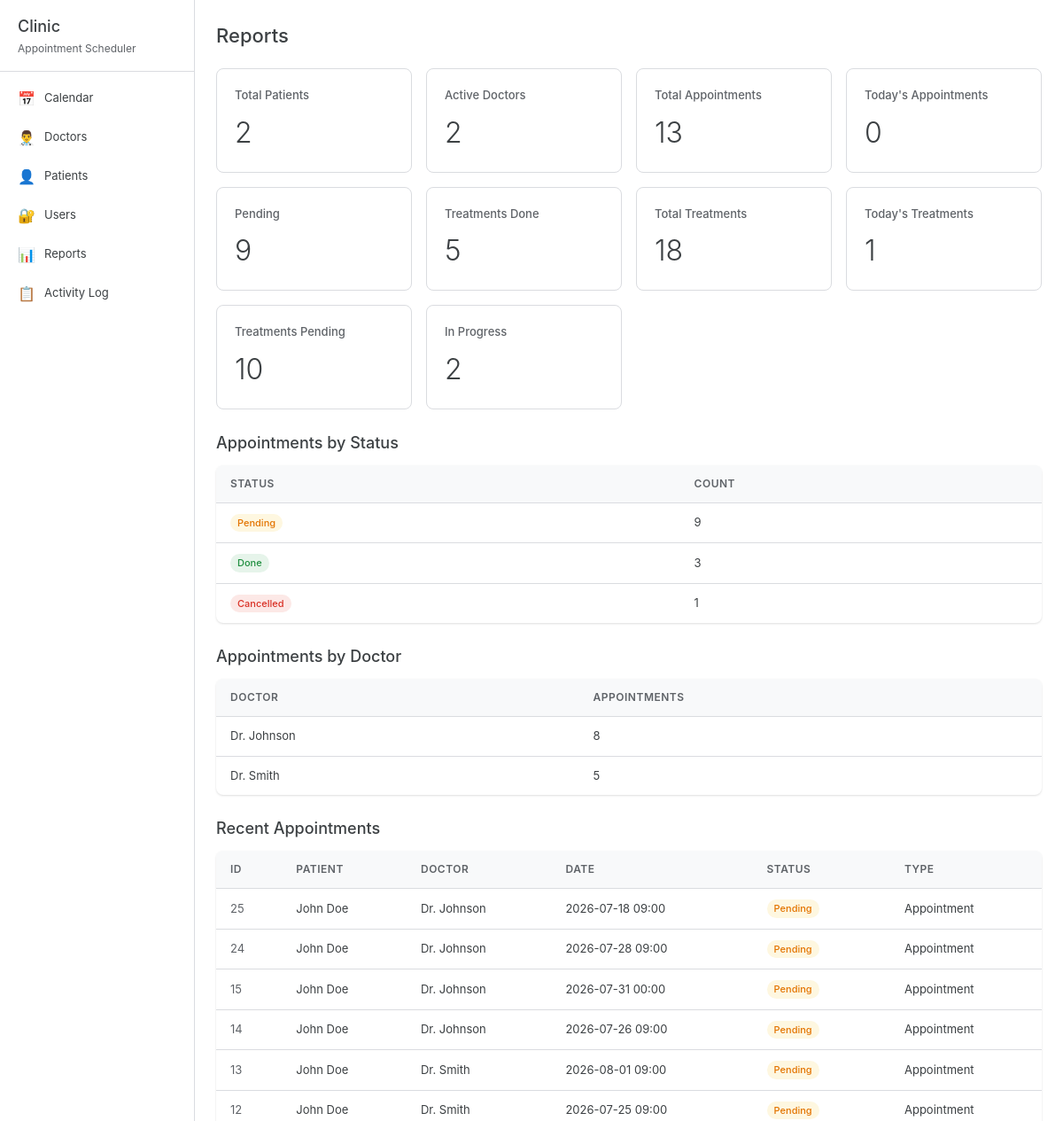
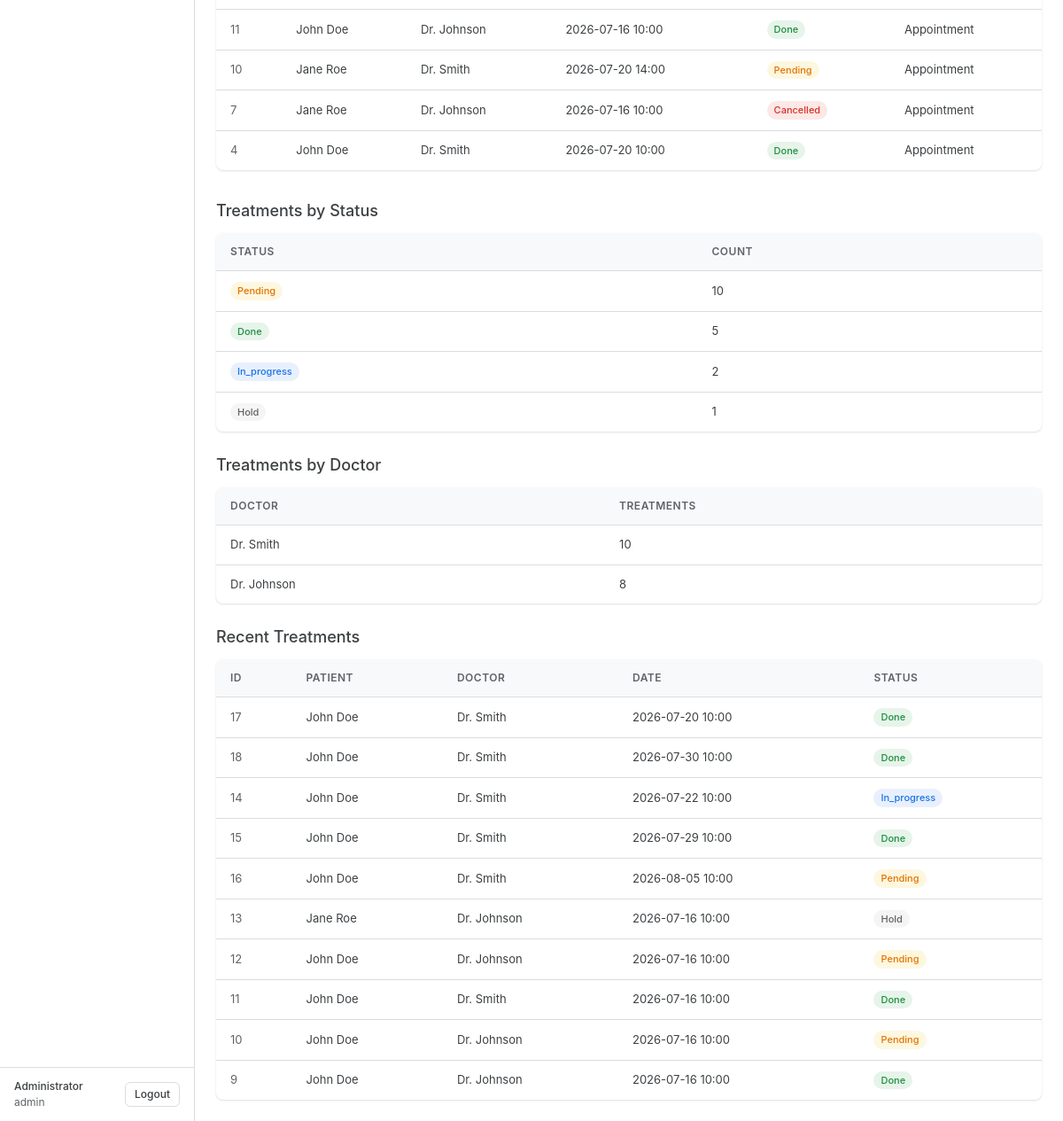
Screenshot of /admin/reports.php (signed in) with the database file from the repository (2 pictures, top to bottom).
### tables this page shows
CREATE TABLE appointments (
    id INTEGER PRIMARY KEY AUTOINCREMENT,
    patient_id INTEGER NOT NULL,
    doctor_id INTEGER,
    title TEXT NOT NULL DEFAULT '',
    date TEXT NOT NULL,
    start_time TEXT NOT NULL,
    end_time TEXT NOT NULL,
    status TEXT NOT NULL DEFAULT 'pending' CHECK(status IN ('pending','confirmed','done','postponed','rescheduled','hold','cancelled')),
    type TEXT NOT NULL DEFAULT 'appointment' CHECK(type IN ('appointment','treatment')),
    notes TEXT DEFAULT '',
    created_by INTEGER,
    created_at DATETIME DEFAULT CURRENT_TIMESTAMP,
    updated_at DATETIME DEFAULT CURRENT_TIMESTAMP,
    FOREIGN KEY (patient_id) REFERENCES patients(id) ON DELETE CASCADE,
    FOREIGN KEY (doctor_id) REFERENCES doctors(id) ON DELETE SET NULL,
    FOREIGN KEY (created_by) REFERENCES users(id) ON DELETE SET NULL
);

CREATE TABLE patients (
    id INTEGER PRIMARY KEY AUTOINCREMENT,
    name TEXT NOT NULL,
    phone TEXT DEFAULT '',
    email TEXT DEFAULT '',
    notes TEXT DEFAULT '',
    created_at DATETIME DEFAULT CURRENT_TIMESTAMP
);

CREATE TABLE doctors (
    id INTEGER PRIMARY KEY AUTOINCREMENT,
    name TEXT NOT NULL,
    specialization TEXT NOT NULL DEFAULT '',
    color TEXT NOT NULL DEFAULT '#4A90D9',
    phone TEXT DEFAULT '',
    email TEXT DEFAULT '',
    is_active INTEGER NOT NULL DEFAULT 1,
    created_at DATETIME DEFAULT CURRENT_TIMESTAMP
);

CREATE TABLE treatments (
    id INTEGER PRIMARY KEY AUTOINCREMENT,
    appointment_id INTEGER,
    patient_id INTEGER NOT NULL,
    doctor_id INTEGER,
    date TEXT NOT NULL,
    start_time TEXT NOT NULL,
    end_time TEXT NOT NULL,
    status TEXT NOT NULL DEFAULT 'pending' CHECK(status IN ('pending','in_progress','done','postponed','hold')),
    notes TEXT DEFAULT '',
    created_by INTEGER,
    created_at DATETIME DEFAULT CURRENT_TIMESTAMP,
    updated_at DATETIME DEFAULT CURRENT_TIMESTAMP,
    FOREIGN KEY (appointment_id) REFERENCES appointments(id) ON DELETE SET NULL,
    FOREIGN KEY (patient_id) REFERENCES patients(id) ON DELETE CASCADE,
    FOREIGN KEY (doctor_id) REFERENCES doctors(id) ON DELETE SET NULL,
    FOREIGN KEY (created_by) REFERENCES users(id) ON DELETE SET NULL
);

### admin/reports.php (the view, shortened to what this page needs)
<?php
$db = getDB();
$totalPatients = $db->query("SELECT COUNT(*) as c FROM patients")->fetch()['c'];
$totalDoctors = $db->query("SELECT COUNT(*) as c FROM doctors WHERE is_active=1")->fetch()['c'];
$totalAppointments = $db->query("SELECT COUNT(*) as c FROM appointments")->fetch()['c'];
$todayAppointments = $db->query("SELECT COUNT(*) as c FROM appointments WHERE date = date('now')")->fetch()['c'];
$pendingAppointments = $db->query("SELECT COUNT(*) as c FROM appointments WHERE status = 'pending'")->fetch()['c'];
$doneTreatments = $db->query("SELECT COUNT(*) as c FROM treatments WHERE status = 'done'")->fetch()['c'];
$totalTreatments = $db->query("SELECT COUNT(*) as c FROM treatments")->fetch()['c'];
$todayTreatments = $db->query("SELECT COUNT(*) as c FROM treatments WHERE date = date('now')")->fetch()['c'];
$pendingTreatments = $db->query("SELECT COUNT(*) as c FROM treatments WHERE status = 'pending'")->fetch()['c'];
$inProgressTreatments = $db->query("SELECT COUNT(*) as c FROM treatments WHERE status = 'in_progress'")->fetch()['c'];
$byStatus = $db->query("SELECT status, COUNT(*) as c FROM appointments GROUP BY status ORDER BY c DESC")->fetchAll();
$byDoctor = $db->query("
    SELECT d.name, COUNT(a.id) as c
    FROM appointments a
    JOIN doctors d ON a.doctor_id = d.id
    GROUP BY a.doctor_id
    ORDER BY c DESC
")->fetchAll();
$recent = $db->query("
    SELECT a.*, p.name as patient_name, d.name as doctor_name
    FROM appointments a
    LEFT JOIN patients p ON a.patient_id = p.id
    LEFT JOIN doctors d ON a.doctor_id = d.id
    ORDER BY a.created_at DESC
    LIMIT 10
")->fetchAll();
?>
<!DOCTYPE html>
<html lang="en">
<head>
    <link rel="stylesheet" href="../assets/css/style.css">
</head>
<body>
    <div class="app-layout">
        <?php include __DIR__ . '/../sidebar.php'; ?>
        <div class="main-content">
            <div class="page-content">
                <div class="page-header">
                    <h1>Reports</h1>
                </div>
                <div class="report-grid">
                    <div class="report-card">
                        <h3>Total Patients</h3>
                        <div class="number"><?= $totalPatients ?></div>
                    </div>
                    <div class="report-card">
                        <h3>Active Doctors</h3>
                        <div class="number"><?= $totalDoctors ?></div>
                    </div>
                    <div class="report-card">
                        <h3>Total Appointments</h3>
                        <div class="number"><?= $totalAppointments ?></div>
                    </div>
                    <div class="report-card">
                        <h3>Today's Appointments</h3>
                        <div class="number"><?= $todayAppointments ?></div>
                    </div>
                    <div class="report-card">
                        <h3>Pending</h3>
                        <div class="number"><?= $pendingAppointments ?></div>
                    </div>
                    <div class="report-card">
                        <h3>Treatments Done</h3>
                        <div class="number"><?= $doneTreatments ?></div>
                    </div>
                    <div class="report-card">
                        <h3>Total Treatments</h3>
                        <div class="number"><?= $totalTreatments ?></div>
                    </div>
                    <div class="report-card">
                        <h3>Today's Treatments</h3>
                        <div class="number"><?= $todayTreatments ?></div>
                    </div>
                    <div class="report-card">
                        <h3>Treatments Pending</h3>
                        <div class="number"><?= $pendingTreatments ?></div>
                    </div>
                    <div class="report-card">
                        <h3>In Progress</h3>
                        <div class="number"><?= $inProgressTreatments ?></div>
                    </div>
                </div>
                <h2 style="font-size:18px;font-weight:500;margin-bottom:12px">Appointments by Status</h2>
                <table class="data-table" style="margin-bottom:24px">
                    <thead>
                        <tr><th>Status</th><th>Count</th></tr>
                    </thead>
                    <tbody>
                        <?php foreach ($byStatus as $s): ?>
                        <tr>
                            <td><span class="status-badge <?= 'status-' . $s['status'] ?>"><?= htmlspecialchars(ucfirst($s['status'])) ?></span></td>
                            <td><?= $s['c'] ?></td>
                        </tr>
                        <?php endforeach; ?>
                    </tbody>
                </table>
                <h2 style="font-size:18px;font-weight:500;margin-bottom:12px">Appointments by Doctor</h2>
                <table class="data-table" style="margin-bottom:24px">
                    <thead>
                        <tr><th>Doctor</th><th>Appointments</th></tr>
                    </thead>
                    <tbody>
                        <?php foreach ($byDoctor as $d): ?>
                        <tr><td><?= htmlspecialchars($d['name']) ?></td><td><?= $d['c'] ?></td></tr>
                        <?php endforeach; ?>
                    </tbody>
                </table>
                <h2 style="font-size:18px;font-weight:500;margin-bottom:12px">Recent Appointments</h2>
                <table class="data-table" style="margin-bottom:24px">
                    <thead>
                        <tr><th>ID</th><th>Patient</th><th>Doctor</th><th>Date</th><th>Status</th><th>Type</th></tr>
                    </thead>
                    <tbody>
                        <?php foreach ($recent as $r): ?>
                        <tr>
                            <td style="color:var(--text-secondary)"><?= $r['id'] ?></td>
                            <td><?= htmlspecialchars($r['patient_name']) ?></td>
                            <td><?= htmlspecialchars($r['doctor_name'] ?: '-') ?></td>
                            <td><?= htmlspecialchars($r['date']) ?> <?= htmlspecialchars($r['start_time']) ?></td>
                            <td><span class="status-badge <?= 'status-' . $r['status'] ?>"><?= htmlspecialchars(ucfirst($r['status'])) ?></span></td>
                            <td><?= htmlspecialchars(ucfirst($r['type'])) ?></td>
                        </tr>
                        <?php endforeach; ?>
                    </tbody>
                </table>
                <?php
                $txByStatus = $db->query("SELECT status, COUNT(*) as c FROM treatments GROUP BY status ORDER BY c DESC")->fetchAll();
                $txByDoctor = $db->query("
                    SELECT d.name, COUNT(t.id) as c
                    FROM treatments t
                    JOIN doctors d ON t.doctor_id = d.id
                    GROUP BY t.doctor_id
                    ORDER BY c DESC
                ")->fetchAll();
                $recentTx = $db->query("
                    SELECT t.*, p.name as patient_name, d.name as doctor_name
                    FROM treatments t
                    LEFT JOIN patients p ON t.patient_id = p.id
                    LEFT JOIN doctors d ON t.doctor_id = d.id
                    ORDER BY t.created_at DESC
                    LIMIT 10
                ")->fetchAll();
                ?>
                <h2 style="font-size:18px;font-weight:500;margin-bottom:12px;margin-top:32px">Treatments by Status</h2>
                <table class="data-table" style="margin-bottom:24px">
                    <thead><tr><th>Status</th><th>Count</th></tr></thead>
                    <tbody>
                        <?php foreach ($txByStatus as $s): ?>
                        <tr>
                            <td><span class="status-badge <?= 'status-' . $s['status'] ?>"><?= htmlspecialchars(ucfirst($s['status'])) ?></span></td>
                            <td><?= $s['c'] ?></td>
                        </tr>
                        <?php endforeach; ?>
                    </tbody>
                </table>
                <h2 style="font-size:18px;font-weight:500;margin-bottom:12px">Treatments by Doctor</h2>
                <table class="data-table" style="margin-bottom:24px">
                    <thead><tr><th>Doctor</th><th>Treatments</th></tr></thead>
                    <tbody>
                        <?php foreach ($txByDoctor as $d): ?>
                        <tr><td><?= htmlspecialchars($d['name']) ?></td><td><?= $d['c'] ?></td></tr>
                        <?php endforeach; ?>
                    </tbody>
                </table>
                <h2 style="font-size:18px;font-weight:500;margin-bottom:12px">Recent Treatments</h2>
                <table class="data-table">
                    <thead><tr><th>ID</th><th>Patient</th><th>Doctor</th><th>Date</th><th>Status</th></tr></thead>
                    <tbody>
                        <?php foreach ($recentTx as $r): ?>
                        <tr>
                            <td style="color:var(--text-secondary)"><?= $r['id'] ?></td>
                            <td><?= htmlspecialchars($r['patient_name']) ?></td>
                            <td><?= htmlspecialchars($r['doctor_name'] ?: '-') ?></td>
                            <td><?= htmlspecialchars($r['date']) ?> <?= htmlspecialchars($r['start_time']) ?></td>
                            <td><span class="status-badge <?= 'status-' . $r['status'] ?>"><?= htmlspecialchars(ucfirst($r['status'])) ?></span></td>
                        </tr>
                        <?php endforeach; ?>
                    </tbody>
                </table>
            </div>
        </div>
    </div>
</body>
</html>

### assets/css/style.css (style rules this page uses)
* { margin: 0; padding: 0; box-sizing: border-box; }
:root { --white: #FFFFFF; --bg: #F8F9FA; --border: #DADCE0; --text: #3C4043; --text-secondary: #5F6368; --primary: #1A73E8; --primary-hover: #1557B0; --danger: #D93025; --success: #1E8E3E; --warning: #F9AB00; --gray: #9AA0A6; --hover: #F1F3F4; --shadow: 0 1px 3px rgba(0,0,0,0.08), 0 1px 2px rgba(0,0,0,0.06); --radius: 8px; }
body { font-family: -apple-system, BlinkMacSystemFont, 'Segoe UI', Roboto, Oxygen, Ubuntu, sans-serif; background: var(--white); color: var(--text); line-height: 1.5; font-size: 14px; }
.app-layout { display: flex; height: 100vh; }
.main-content { flex: 1; display: flex; flex-direction: column; overflow: hidden; }
.status-badge { display: inline-block; padding: 2px 8px; border-radius: 12px; font-size: 11px; font-weight: 500; }
.status-pending { background: #FEF7E0; color: #E37400; }
.status-done { background: #E6F4EA; color: #1E8E3E; }
.status-hold { background: #F5F5F5; color: #616161; }
.status-cancelled { background: #FCE8E6; color: #D93025; }
.status-in_progress { background: #E8F0FE; color: #1A73E8; }
.page-content { padding: 24px; overflow-y: auto; flex: 1; }
.page-header { display: flex; align-items: center; justify-content: space-between; margin-bottom: 20px; }
.page-header h1 { font-size: 22px; font-weight: 500; }
.data-table { width: 100%; border-collapse: collapse; background: var(--white); border-radius: var(--radius); overflow: hidden; box-shadow: var(--shadow); }
.data-table th { text-align: left; padding: 12px 16px; font-size: 12px; font-weight: 600; color: var(--text-secondary); text-transform: uppercase; letter-spacing: 0.5px; background: var(--bg); border-bottom: 1px solid var(--border); }
.data-table td { padding: 12px 16px; border-bottom: 1px solid var(--border); font-size: 13px; }
.data-table tr:last-child td { border-bottom: none; }
.report-grid { display: grid; grid-template-columns: repeat(auto-fit, minmax(200px, 1fr)); gap: 16px; margin-bottom: 24px; }
.report-card { background: var(--white); border: 1px solid var(--border); border-radius: var(--radius); padding: 20px; }
.report-card h3 { font-size: 13px; font-weight: 500; color: var(--text-secondary); margin-bottom: 8px; }
.report-card .number { font-size: 32px; font-weight: 300; color: var(--text); }

### rows the page displays
appointments: id "25", patient.name "John Doe", doctor.name "Dr. Johnson", date "2026-07-18", start_time "09:00", status "Pending", type "Appointment"
appointments: id "24", patient.name "John Doe", doctor.name "Dr. Johnson", date "2026-07-28", start_time "09:00", status "Pending", type "Appointment"
appointments: id "15", patient.name "John Doe", doctor.name "Dr. Johnson", date "2026-07-31", start_time "00:00", status "Pending", type "Appointment"
appointments: id "14", patient.name "John Doe", doctor.name "Dr. Johnson", date "2026-07-26", start_time "09:00", status "Pending", type "Appointment"
appointments: id "13", patient.name "John Doe", doctor.name "Dr. Smith", date "2026-08-01", start_time "09:00", status "Pending", type "Appointment"
appointments: id "12", patient.name "John Doe", doctor.name "Dr. Smith", date "2026-07-25", start_time "09:00", status "Pending", type "Appointment"
appointments: id "11", patient.name "John Doe", doctor.name "Dr. Johnson", date "2026-07-16", start_time "10:00", status "Done", type "Appointment"
appointments: id "10", patient.name "Jane Roe", doctor.name "Dr. Smith", date "2026-07-20", start_time "14:00", status "Pending", type "Appointment"
appointments: id "7", patient.name "Jane Roe", doctor.name "Dr. Johnson", date "2026-07-16", start_time "10:00", status "Cancelled", type "Appointment"
appointments: id "4", patient.name "John Doe", doctor.name "Dr. Smith", date "2026-07-20", start_time "10:00", status "Done", type "Appointment"
treatments: id "17", patient.name "John Doe", doctor.name "Dr. Smith", date "2026-07-20", start_time "10:00", status "Done"
treatments: id "18", patient.name "John Doe", doctor.name "Dr. Smith", date "2026-07-30", start_time "10:00", status "Done"
treatments: id "14", patient.name "John Doe", doctor.name "Dr. Smith", date "2026-07-22", start_time "10:00", status "In_progress"
treatments: id "15", patient.name "John Doe", doctor.name "Dr. Smith", date "2026-07-29", start_time "10:00", status "Done"
treatments: id "16", patient.name "John Doe", doctor.name "Dr. Smith", date "2026-08-05", start_time "10:00", status "Pending"
treatments: id "13", patient.name "Jane Roe", doctor.name "Dr. Johnson", date "2026-07-16", start_time "10:00", status "Hold"
treatments: id "12", patient.name "John Doe", doctor.name "Dr. Johnson", date "2026-07-16", start_time "10:00", status "Pending"
treatments: id "11", patient.name "John Doe", doctor.name "Dr. Smith", date "2026-07-16", start_time "10:00", status "Done"
treatments: id "10", patient.name "John Doe", doctor.name "Dr. Johnson", date "2026-07-16", start_time "10:00", status "Pending"
treatments: id "9", patient.name "John Doe", doctor.name "Dr. Johnson", date "2026-07-16", start_time "10:00", status "Done"

### other values shown
$_SESSION['full_name'] ?: $_SESSION['username'] "Administrator"
$_SESSION['role'] "admin"
$totalPatients "2"
$totalDoctors "2"
$totalAppointments "13"
$todayAppointments "0"
$pendingAppointments "9"
$doneTreatments "5"
$totalTreatments "18"
$todayTreatments "1"
$pendingTreatments "10"
$inProgressTreatments "2"
$s['status'] "Pending"
$s['c'] "9"
$s['status'] "Done"
